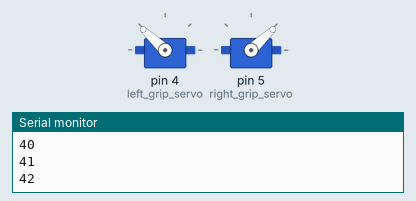
The sketch below on a simulated Arduino Uno, built with avr-gcc and run on an emulated ATmega328P. On the bench: 2 × servo, the last lines printed to the serial monitor.

Above: at 0.05 s.
At 1.1 s:
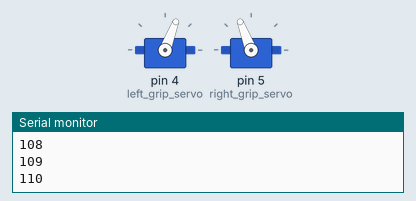
At 2.2 s:
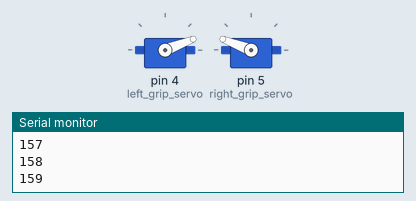
At 4.4 s:
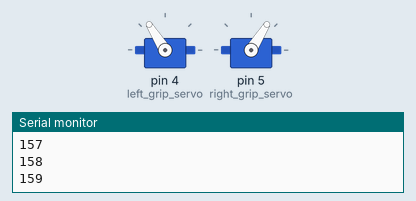
Timing chart, 0 to 7.4 s (numbered marks = the images above):
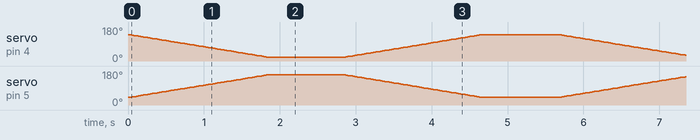

The sketch:

functions_to_open_and_close_claw.ino
```cpp
#include "Servo.h"

Servo left_grip_servo; //two servo objects
Servo right_grip_servo;

//GLOBAL VARIABLES
int open_pos = 40; //angle associated with claw open
int closed_pos = 160; //angle associated with claw closed


void setup() {
  Serial.begin(9600);
  left_grip_servo.attach(4);
  right_grip_servo.attach(5);

}

void loop() {

 grip_close(open_pos, closed_pos);
delay(1000);

 grip_open(open_pos, closed_pos);

  delay(1000);

}


void grip_close(int open_pos, int closed_pos)
{
 for ( int n = open_pos; n < closed_pos; n++)
  {
    right_grip_servo.write(n);
    left_grip_servo.write(180-n); //180-n makes this one count move backwards
    delay(15);
    Serial.println(right_grip_servo.read());
  }
}

void grip_open(int open_pos, int closed_pos)
{
  for ( int n = closed_pos; n > open_pos; n--)
  {
    right_grip_servo.write(n);
    left_grip_servo.write(180-n); //180-n makes this one count move backwards
    delay(15);
      //Serial.println(n);
  }
}
```
